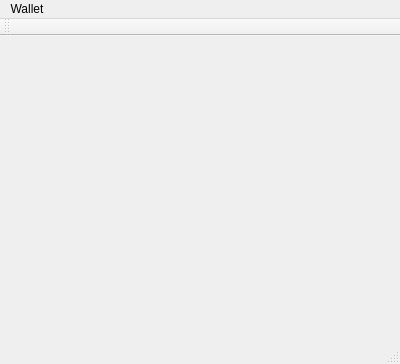
<?xml version="1.0" encoding="UTF-8"?>
<ui version="4.0">
 <class>MainWindow</class>
 <widget class="QMainWindow" name="MainWindow">
  <property name="geometry">
   <rect>
    <x>0</x>
    <y>0</y>
    <width>400</width>
    <height>364</height>
   </rect>
  </property>
  <property name="windowTitle">
   <string>My Wallet</string>
  </property>
  <widget class="QWidget" name="centralWidget"/>
  <widget class="QMenuBar" name="menuBar">
   <property name="geometry">
    <rect>
     <x>0</x>
     <y>0</y>
     <width>400</width>
     <height>25</height>
    </rect>
   </property>
   <widget class="QMenu" name="menuWallet">
    <property name="title">
     <string>Wallet</string>
    </property>
   </widget>
   <addaction name="menuWallet"/>
  </widget>
  <widget class="QToolBar" name="mainToolBar">
   <attribute name="toolBarArea">
    <enum>TopToolBarArea</enum>
   </attribute>
   <attribute name="toolBarBreak">
    <bool>false</bool>
   </attribute>
  </widget>
  <widget class="QStatusBar" name="statusBar"/>
 </widget>
 <layoutdefault spacing="6" margin="11"/>
 <resources/>
 <connections/>
</ui>
